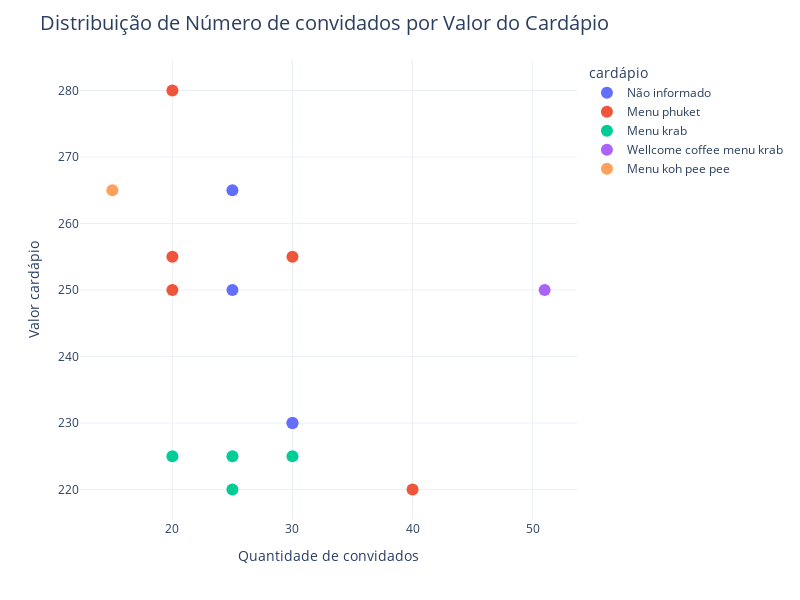

Here is the notebook cell this chart was saved with:
### Code cell
fig = px.scatter(df_2022.query('valor_total > 0 and preço > 0'), 
                 x="num_convidados", y="preço", 
                 labels={'preço': 'Valor cardápio', 'num_convidados': 'Quantidade de convidados', 'dia_semana': 'Dia da semana'},
                 color='cardápio', size='valor_total')
fig.update_layout(title='Distribuição de Número de convidados por Valor do Cardápio', title_font_size=20)
fig.update_traces(marker_size=12)
fig.show()
fig.write_html("num_convidados_valor_cardápio.html")

### Figure 1 — Plotly figure (JSON) as saved in the notebook; plotly's stock layout.template omitted (floating-point values rounded to 4 significant figures)
{"data": [{"hovertemplate": "cardápio=Não informado<br>Quantidade de convidados=%{x}<br>Valor cardápio=%{y}<br>valor_total=%{marker.size}<extra></extra>", "legendgroup": "Não informado", "marker": {"color": "#636efa", "size": 12, "sizemode": "area", "sizeref": 31.88, "symbol": "circle"}, "mode": "markers", "name": "Não informado", "orientation": "v", "showlegend": true, "type": "scatter", "x": [30, 30, 25, 25], "xaxis": "x", "y": [230, 230, 265, 250], "yaxis": "y"}, {"hovertemplate": "cardápio=Menu phuket<br>Quantidade de convidados=%{x}<br>Valor cardápio=%{y}<br>valor_total=%{marker.size}<extra></extra>", "legendgroup": "Menu phuket", "marker": {"color": "#EF553B", "size": 12, "sizemode": "area", "sizeref": 31.88, "symbol": "circle"}, "mode": "markers", "name": "Menu phuket", "orientation": "v", "showlegend": true, "type": "scatter", "x": [40, 30, 20, 20, 20], "xaxis": "x", "y": [220, 255, 250, 280, 255], "yaxis": "y"}, {"hovertemplate": "cardápio=Menu krab<br>Quantidade de convidados=%{x}<br>Valor cardápio=%{y}<br>valor_total=%{marker.size}<extra></extra>", "legendgroup": "Menu krab", "marker": {"color": "#00cc96", "size": 12, "sizemode": "area", "sizeref": 31.88, "symbol": "circle"}, "mode": "markers", "name": "Menu krab", "orientation": "v", "showlegend": true, "type": "scatter", "x": [25, 20, 30, 25], "xaxis": "x", "y": [220, 225, 225, 225], "yaxis": "y"}, {"hovertemplate": "cardápio=Wellcome coffee\nmenu krab<br>Quantidade de convidados=%{x}<br>Valor cardápio=%{y}<br>valor_total=%{marker.size}<extra></extra>", "legendgroup": "Wellcome coffee\nmenu krab", "marker": {"color": "#ab63fa", "size": 12, "sizemode": "area", "sizeref": 31.88, "symbol": "circle"}, "mode": "markers", "name": "Wellcome coffee\nmenu krab", "orientation": "v", "showlegend": true, "type": "scatter", "x": [51], "xaxis": "x", "y": [250], "yaxis": "y"}, {"hovertemplate": "cardápio=Menu koh pee pee<br>Quantidade de convidados=%{x}<br>Valor cardápio=%{y}<br>valor_total=%{marker.size}<extra></extra>", "legendgroup": "Menu koh pee pee", "marker": {"color": "#FFA15A", "size": 12, "sizemode": "area", "sizeref": 31.88, "symbol": "circle"}, "mode": "markers", "name": "Menu koh pee pee", "orientation": "v", "showlegend": true, "type": "scatter", "x": [15], "xaxis": "x", "y": [265], "yaxis": "y"}], "layout": {"height": 600, "legend": {"itemsizing": "constant", "title": {"text": "cardápio"}, "tracegroupgap": 0}, "margin": {"t": 60}, "title": {"font": {"size": 20}, "text": "Distribuição de Número de convidados por Valor do Cardápio"}, "width": 800, "xaxis": {"anchor": "y", "domain": [0, 1], "title": {"text": "Quantidade de convidados"}}, "yaxis": {"anchor": "x", "domain": [0, 1], "title": {"text": "Valor cardápio"}}}}
